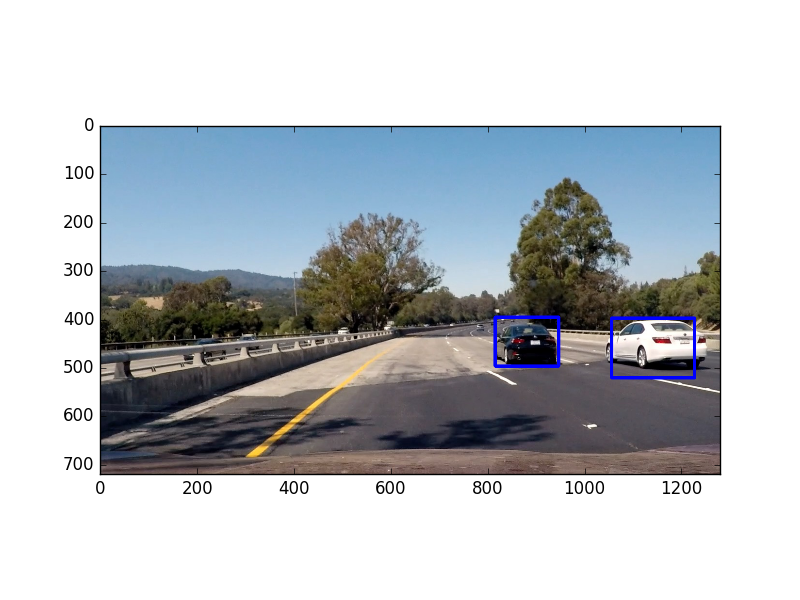
#> input picture output_images/test1.png, 800 x 600 px, given as the content of the folder ../../data/vehicles/vehicles/KITTI_extracted, which was not available
$ python search_classify.py   (older library calls are emulated)
#> lines starting #> are read from the running program, lines starting #| are printed output that depends on the picture; pictures that were not available may be replaced by others from this repository, and a replacement may not be noted
### code/search_classify/lesson_functions.py
import matplotlib.image as mpimg
import numpy as np
import cv2
from skimage.feature import hog
# Define a function to return HOG features and visualization
def get_hog_features(img, orient, pix_per_cell, cell_per_block,
                        vis=False, feature_vec=True):
    # Call with two outputs if vis==True
    if vis == True:
        features, hog_image = hog(img, orientations=orient,
                                  pixels_per_cell=(pix_per_cell, pix_per_cell),
                                  cells_per_block=(cell_per_block, cell_per_block),
                                  transform_sqrt=True,
                                  visualise=vis, feature_vector=feature_vec)
        return features, hog_image
    # Otherwise call with one output
    else:
        features = hog(img, orientations=orient,
                       pixels_per_cell=(pix_per_cell, pix_per_cell),
                       cells_per_block=(cell_per_block, cell_per_block),
                       transform_sqrt=True,
                       visualise=vis, feature_vector=feature_vec)
        return features

# Define a function to compute binned color features
def bin_spatial(img, size=(32, 32)):
    # Use cv2.resize().ravel() to create the feature vector
    features = cv2.resize(img, size).ravel()
    # Return the feature vector
    return features

# Define a function to compute color histogram features
# NEED TO CHANGE bins_range if reading .png files with mpimg!
def color_hist(img, nbins=32, bins_range=(0, 256)):
    # Compute the histogram of the color channels separately
    channel1_hist = np.histogram(img[:,:,0], bins=nbins, range=bins_range)
    channel2_hist = np.histogram(img[:,:,1], bins=nbins, range=bins_range)
    channel3_hist = np.histogram(img[:,:,2], bins=nbins, range=bins_range)
    # Concatenate the histograms into a single feature vector
    hist_features = np.concatenate((channel1_hist[0], channel2_hist[0], channel3_hist[0]))
    # Return the individual histograms, bin_centers and feature vector
    return hist_features

# Define a function to extract features from a list of images
# Have this function call bin_spatial() and color_hist()
def extract_features(imgs, color_space='RGB', spatial_size=(32, 32),
                        hist_bins=32, orient=9,
                        pix_per_cell=8, cell_per_block=2, hog_channel=0,
                        spatial_feat=True, hist_feat=True, hog_feat=True):
    # Create a list to append feature vectors to
    features = []
    # Iterate through the list of images
    for file in imgs:
        file_features = []
        # Read in each one by one
        image = mpimg.imread(file)
        # apply color conversion if other than 'RGB'
        if color_space != 'RGB':
            if color_space == 'HSV':
                feature_image = cv2.cvtColor(image, cv2.COLOR_RGB2HSV)
            elif color_space == 'LUV':
                feature_image = cv2.cvtColor(image, cv2.COLOR_RGB2LUV)
            elif color_space == 'HLS':
                feature_image = cv2.cvtColor(image, cv2.COLOR_RGB2HLS)
            elif color_space == 'YUV':
                feature_image = cv2.cvtColor(image, cv2.COLOR_RGB2YUV)
            elif color_space == 'YCrCb':
                feature_image = cv2.cvtColor(image, cv2.COLOR_RGB2YCrCb)
        else: feature_image = np.copy(image)

        if spatial_feat == True:
            spatial_features = bin_spatial(feature_image, size=spatial_size)
            file_features.append(spatial_features)
        if hist_feat == True:
            # Apply color_hist()
            hist_features = color_hist(feature_image, nbins=hist_bins)
            file_features.append(hist_features)
        if hog_feat == True:
        # Call get_hog_features() with vis=False, feature_vec=True
            if hog_channel == 'ALL':
                hog_features = []
                for channel in range(feature_image.shape[2]):
                    hog_features.append(get_hog_features(feature_image[:,:,channel],
                                        orient, pix_per_cell, cell_per_block,
                                        vis=False, feature_vec=True))
                hog_features = np.ravel(hog_features)
            else:
                hog_features = get_hog_features(feature_image[:,:,hog_channel], orient,
                            pix_per_cell, cell_per_block, vis=False, feature_vec=True)
            # Append the new feature vector to the features list
            file_features.append(hog_features)
        features.append(np.concatenate(file_features))
    # Return list of feature vectors
    return features

# Define a function that takes an image,
# start and stop positions in both x and y,
# window size (x and y dimensions),
# and overlap fraction (for both x and y)
# [51 lines left out: functions slide_window, draw_boxes, not called in this run]

### code/search_classify/search_classify.py
import matplotlib.image as mpimg
import matplotlib.pyplot as plt
import numpy as np
import cv2
import glob
import time
from sklearn.svm import LinearSVC
from sklearn.preprocessing import StandardScaler
from skimage.feature import hog
from lesson_functions import *
# NOTE: the next import is only valid for scikit-learn version <= 0.17
# for scikit-learn >= 0.18 use:
from sklearn.model_selection import train_test_split
# from sklearn.cross_validation import train_test_split

from tqdm import tqdm

# Define a function to extract features from a single image window
# This function is very similar to extract_features()
# just for a single image rather than list of images
# [77 lines left out: functions single_img_features, search_windows, not called in this run]


# Read in cars and notcars
images = glob.glob('*.jpeg')
cars = []
notcars = []
for image in images:
    if 'image' in image or 'extra' in image:
        notcars.append(image)
    else:
        cars.append(image)

# Reduce the sample size because
# The quiz evaluator times out after 13s of CPU time
# Read in cars and notcars
images_cars = glob.glob('../../data/vehicles/vehicles/KITTI_extracted/*.png')
images_notcars = glob.glob('../../data/non-vehicles/non-vehicles/GTI/*.png')
cars = []
notcars = []

for image in tqdm(images_cars):
    cars.append(image)

for image in tqdm(images_notcars):
    notcars.append(image)

samples = 3900
cars = cars[0:samples]
notcars = notcars[0:samples]
### TODO: Tweak these parameters and see how the results change.
color_space = 'HSV' # Can be RGB, HSV, LUV, HLS, YUV, YCrCb
orient = 9  # HOG orientations
pix_per_cell = 8 # HOG pixels per cell
cell_per_block = 2 # HOG cells per block
hog_channel = 0 # Can be 0, 1, 2, or "ALL"
spatial_size = (16, 16) # Spatial binning dimensions
hist_bins = 16    # Number of histogram bins
spatial_feat = True # Spatial features on or off
hist_feat = True # Histogram features on or off
hog_feat = True # HOG features on or off
y_start_stop = [350, None] # Min and max in y to search in slide_window()

car_features = extract_features(cars, color_space=color_space,
                        spatial_size=spatial_size, hist_bins=hist_bins,
                        orient=orient, pix_per_cell=pix_per_cell,
                        cell_per_block=cell_per_block,
                        hog_channel=hog_channel, spatial_feat=spatial_feat,
                        hist_feat=hist_feat, hog_feat=hog_feat)
#> in extract_features, image is the input picture: shape (600, 800, 4) float32; mean R, G, B, A 0.738, 0.756, 0.774, 1
#> in extract_features, `feature_image = cv2.cvtColor(image, cv2.COLOR_RGB2HSV)`: feature_image: shape (600, 800, 3) float32; mean H, S, V 72.4, 0.1, 0.8
#> in bin_spatial, `features = cv2.resize(img, size).ravel()`: features = 768 values, max 354.9 at index 585, min 0 at index 0, mean 25.26
#> in extract_features, `spatial_features = bin_spatial(feature_image, size=spatial_size)`: spatial_features has the same summary as features in bin_spatial
#> in color_hist, `hist_features = np.concatenate((channel1_hist[0], channel2_hist[0], ch..`: hist_features = 48 values, max 480000 at index 16, min 0 at index 17, mean 29334.6
#> in get_hog_features, `features = hog(img, orientations=orient, pixels_per_cell=(pix_per_cell..`:
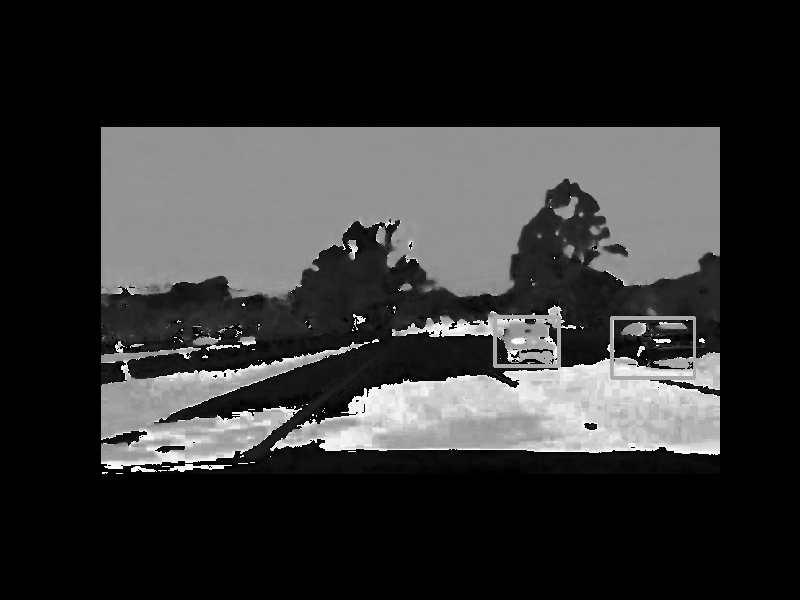
#> img: shape (600, 800) float32; min 0, max 359, mean 72.4; drawn with min black and max white
#> car_features = 1 item
notcar_features = extract_features(notcars, color_space=color_space,
                        spatial_size=spatial_size, hist_bins=hist_bins,
                        orient=orient, pix_per_cell=pix_per_cell,
                        cell_per_block=cell_per_block,
                        hog_channel=hog_channel, spatial_feat=spatial_feat,
                        hist_feat=hist_feat, hog_feat=hog_feat)
#> notcar_features = 1 item

X = np.vstack((car_features, notcar_features)).astype(np.float64)
# Fit a per-column scaler
X_scaler = StandardScaler().fit(X)
# Apply the scaler to X
scaled_X = X_scaler.transform(X)

# Define the labels vector
y = np.hstack((np.ones(len(car_features)), np.zeros(len(notcar_features))))
#> y = [1, 0]


# Split up data into randomized training and test sets
rand_state = np.random.randint(0, 100)
X_train, X_test, y_train, y_test = train_test_split(
    scaled_X, y, test_size=0.2, random_state=rand_state)
#> y_train = [1]; y_test = [0]

print('Using:',orient,'orientations',pix_per_cell,
    'pixels per cell and', cell_per_block,'cells per block')
print('Feature vector length:', len(X_train[0]))
#| Feature vector length: 264552
# Use a linear SVC
svc = LinearSVC()
# Check the training time for the SVC
t=time.time()
#> (the run stopped early here; a loop or call above may not have finished)

$ run again, on output_images/test2.png
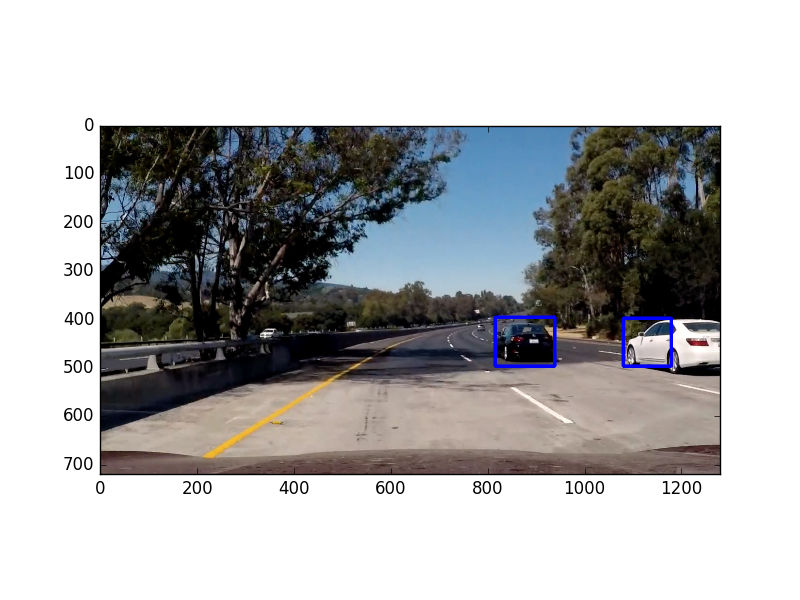
#> input picture output_images/test2.png, 800 x 600 px, given as the content of the folder ../../data/vehicles/vehicles/KITTI_extracted, which was not available
#> in extract_features, image is the input picture: shape (600, 800, 4) float32; mean R, G, B, A 0.698, 0.699, 0.703, 1
#> feature_image: shape (600, 800, 3) float32; mean H, S, V 49.6, 0.1, 0.7
#> features = 768 values, max 343 at index 471, min 0 at index 0, mean 18.45
#> spatial_features has the same summary as features in bin_spatial
#> in color_hist, `hist_features = np.concatenate((channel1_hist[0], channel2_hist[0], ch..`: hist_features = 48 values, max 480000 at index 16, min 0 at index 17, mean 29702.4
#> in get_hog_features, `features = hog(img, orientations=orient, pixels_per_cell=(pix_per_cell..`:
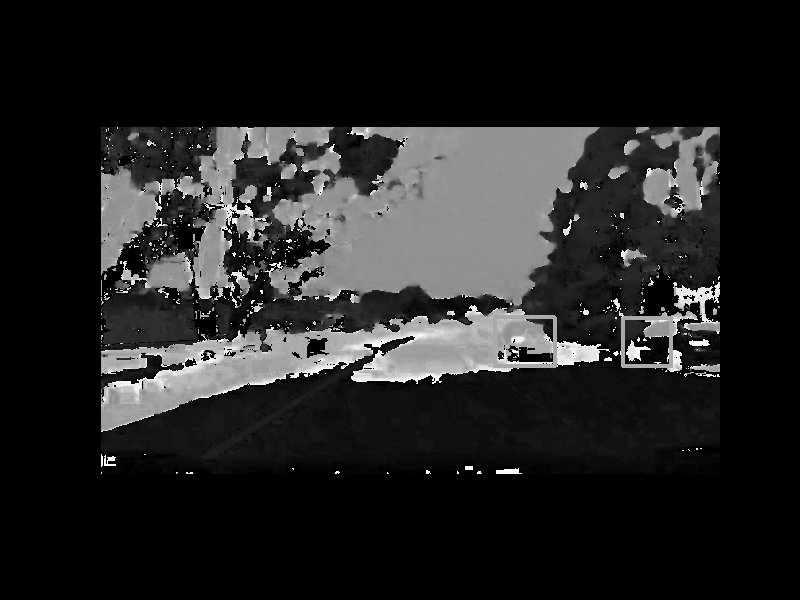
#> img: shape (600, 800) float32; min 0, max 359.4, mean 49.6; drawn with min black and max white
#> car_features = 1 item
#> y = [1, 0]
#> y_train = [1]; y_test = [0]
#| Feature vector length: 264552

$ run again, on output_images/test3.png
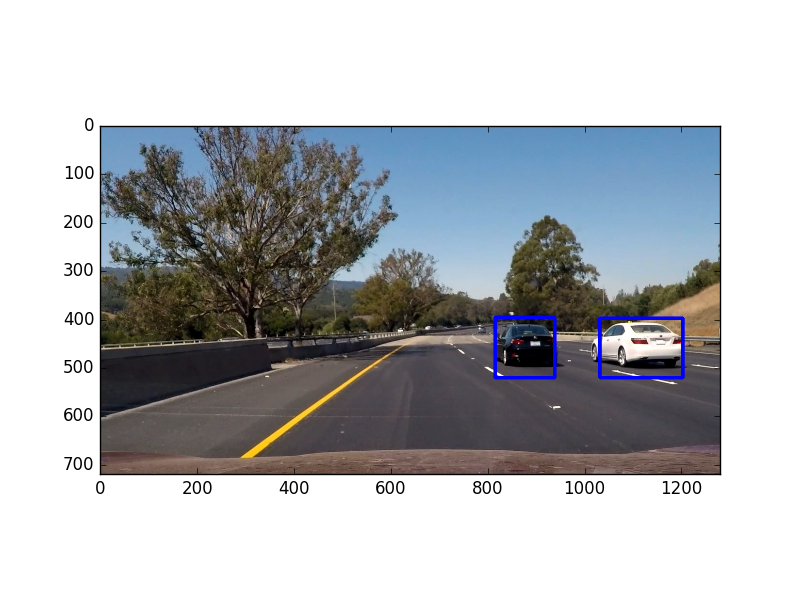
#> input picture output_images/test3.png, 800 x 600 px, given as the content of the folder ../../data/vehicles/vehicles/KITTI_extracted, which was not available
#> in extract_features, image is the input picture: shape (600, 800, 4) float32; mean R, G, B, A 0.712, 0.721, 0.734, 1
#> feature_image: shape (600, 800, 3) float32; mean H, S, V 68.7, 0.1, 0.8
#> features = 768 values, max 323 at index 501, min 0 at index 0, mean 23.81
#> spatial_features has the same summary as features in bin_spatial
#> in color_hist, `hist_features = np.concatenate((channel1_hist[0], channel2_hist[0], ch..`: hist_features = 48 values, max 480000 at index 16, min 0 at index 17, mean 29132.3
#> in get_hog_features, `features = hog(img, orientations=orient, pixels_per_cell=(pix_per_cell..`:
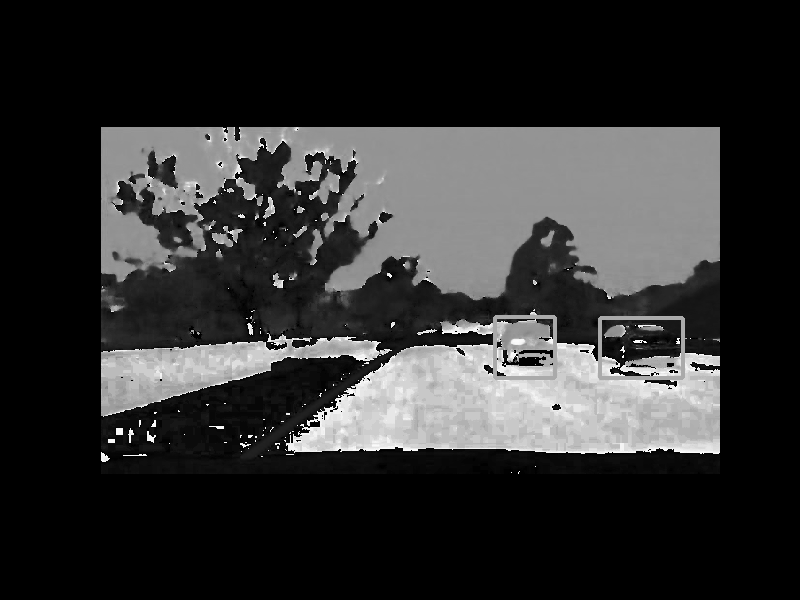
#> img: shape (600, 800) float32; min 0, max 359.4, mean 68.7; drawn with min black and max white
#> car_features = 1 item
#> y = [1, 0]
#> y_train = [1]; y_test = [0]
#| Feature vector length: 264552
